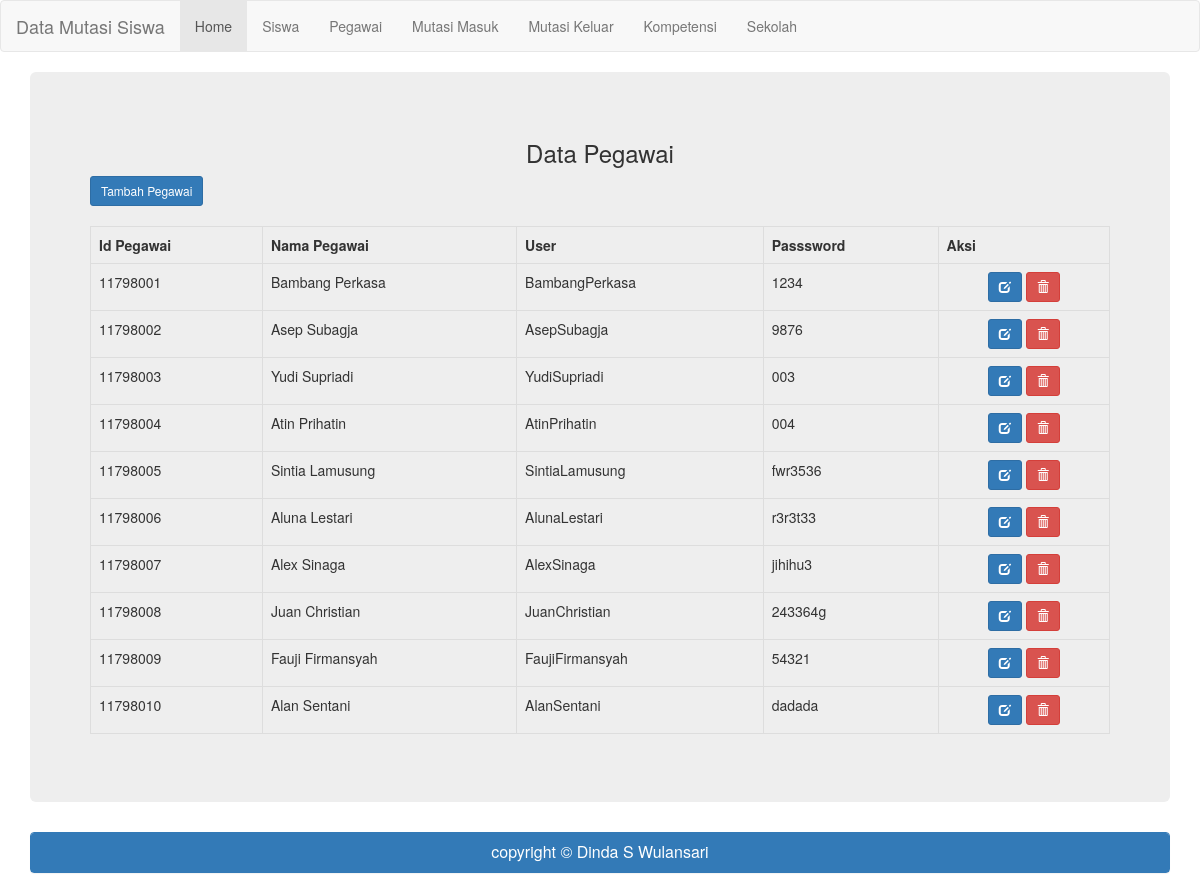
Page /?halaman=pegawai on the committed database.
### tables this page shows
CREATE TABLE IF NOT EXISTS `data_pegawai` (
  `id_pegawai` int(11) NOT NULL,
  `nama` varchar(60) NOT NULL,
  `user` varchar(25) NOT NULL,
  `password` varchar(25) NOT NULL
);

### pegawai.php (the view, shortened to what this page needs)
<?php
include("koneksi.php");
?>
<h3 align="center">Data Pegawai</h3>
<a href="?halaman=pegawai_tambah" class="btn btn-primary btn-sm">Tambah Pegawai</a><br /><br />
<div class="table-responsive">
	<table class="table table-bordered table-hover">
		<tr>
			<th>Id Pegawai</th>
			<th>Nama Pegawai</th>
			<th>User</th>
			<th>Passsword</th>
			<th>Aksi</th>
		</tr>
<?php
	$query=("SELECT * FROM data_pegawai");
	$lihat = mysqli_query($koneksi, $query) or die ('Error, query failed. ' .mysqli_error());
	while($r=mysqli_fetch_array($lihat)){
?>
		<tr>
			<td><?php echo"$r[id_pegawai]";?></td>
			<td><?php echo"$r[nama]";?></td>
			<td><?php echo"$r[user]";?></td>
			<td><?php echo"$r[password]";?></td>
			<td align="center">
				<a href="?halaman=pegawai_edit&id=<?php echo"$r[id_pegawai]";?>" title="Edit Data" class="btn btn-primary btn-sm"><span class="glyphicon glyphicon-edit" aria-hidden="true"></span></a>
				<a href="?halaman=pegawai_delete&id=<?php echo"$r[id_pegawai]";?>" title="Hapus Data" class="btn btn-danger btn-sm"><span class="glyphicon glyphicon-trash" aria-hidden="true"></span></a>
		</tr>
<?php
	} ?>
</table>
</div>

### rows in the picture
data_pegawai: id_pegawai "11798001", nama "Bambang Perkasa", user "BambangPerkasa", password "1234"
data_pegawai: id_pegawai "11798002", nama "Asep Subagja", user "AsepSubagja", password "9876"
data_pegawai: id_pegawai "11798003", nama "Yudi Supriadi", user "YudiSupriadi", password "003"
data_pegawai: id_pegawai "11798004", nama "Atin Prihatin", user "AtinPrihatin", password "004"
data_pegawai: id_pegawai "11798005", nama "Sintia Lamusung", user "SintiaLamusung", password "fwr3536"
data_pegawai: id_pegawai "11798006", nama "Aluna Lestari", user "AlunaLestari", password "r3r3t33"
data_pegawai: id_pegawai "11798007", nama "Alex Sinaga", user "AlexSinaga", password "jihihu3"
data_pegawai: id_pegawai "11798008", nama "Juan Christian", user "JuanChristian", password "243364g"
data_pegawai: id_pegawai "11798009", nama "Fauji Firmansyah", user "FaujiFirmansyah", password "54321"
data_pegawai: id_pegawai "11798010", nama "Alan Sentani", user "AlanSentani", password "dadada"
